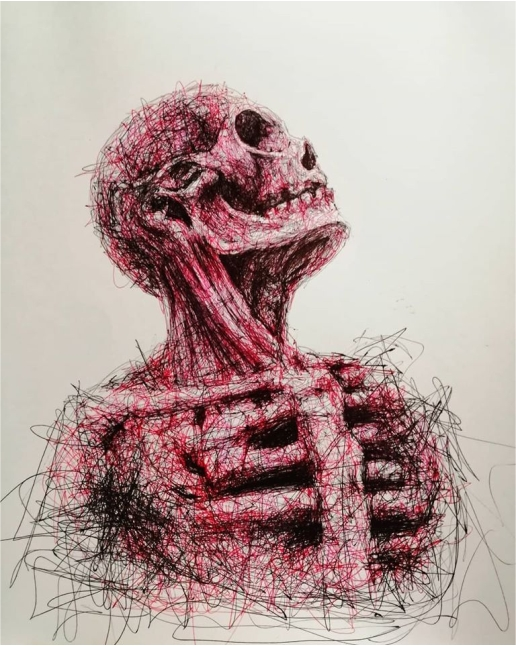
#> input picture ComVis/Images/UjiThres.jpg, 516 x 646 px
$ python Thresholding.py
#> lines starting #> are read from the running program, lines starting #| are printed output that depends on the picture; after the words box and inside, x2 and y2 are one past the last pixel; in counts of white or black regions, pixels touching at a corner belong together
def TampilHistogram(gambar):
    plt.hist(gambar.ravel(),256,[0,256])
    plt.show()

import cv2
import numpy as np
from matplotlib import pyplot as plt

# Baca Gambar
img = cv2.imread('Images/UjiThres.jpg',0)
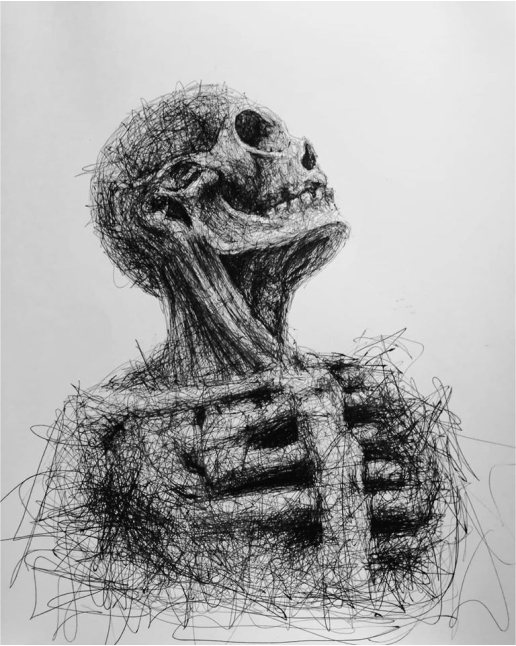
#> img: shape (646, 516); min 4, max 255, mean 167.6

# Ubah jadi greyscale
img1 = cv2.cvtColor(img, cv2.COLOR_BAYER_BG2GRAY)

#Tampil gambar awal
cv2.imshow('Gambar Original',img1)
TampilHistogram(img1)
#> in TampilHistogram, `plt.show()`:
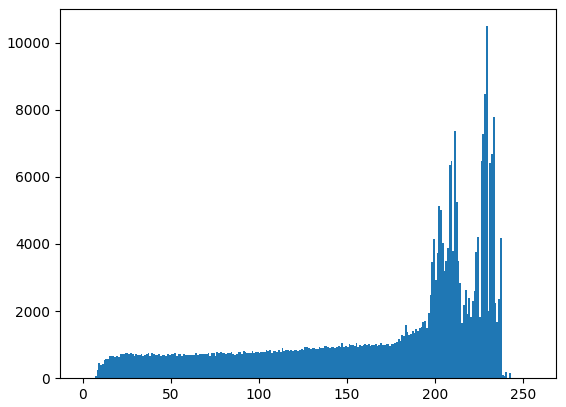
#> figure drawn by matplotlib, 1 panel; tallest bar 10486 high, from x = 229 to 230

NilaiMax = np.max(img1)
#> NilaiMax = 242
NilaiMin = np.min(img1)
#> NilaiMin = 6

#Proses Thresholding Gambar
NilaiMedian = (NilaiMax+NilaiMin)/2
#> NilaiMedian = 124

for i in range(img1.shape[0]):
    for j in range(img1.shape[1]):
        if(img1[i][j]>=NilaiMedian):
            img1[i][j] = 255
        else:
            img1[i][j] = 0
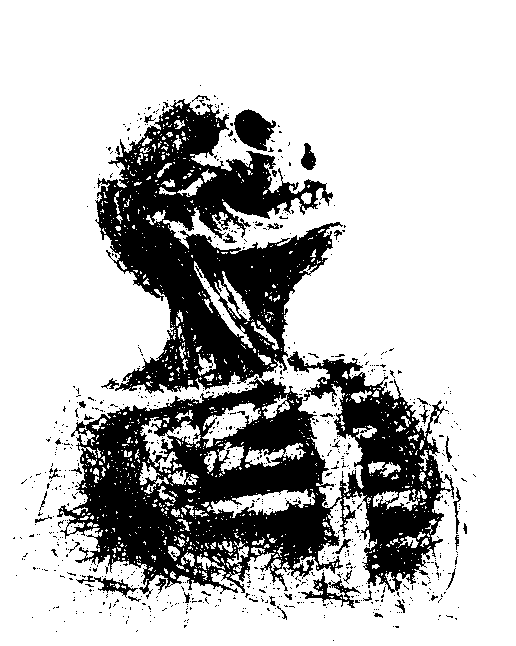
#> img1: shape (646, 516); 74.8% white; 836 black regions (791 under 20 px), largest, box (x1, y1, x2, y2) and area: (57, 351, 454, 599) 44938, (95, 99, 343, 394) 32982, (234, 109, 276, 151) 1107

TampilHistogram(img1)
#> in TampilHistogram (call 2), `plt.show()`:
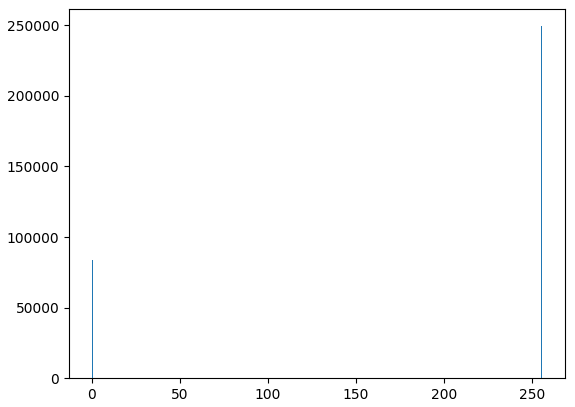
#> figure drawn by matplotlib, 1 panel; tallest bar 249359 high, from x = 255 to 256

#Tampilkan gambar
cv2.imshow('Thresholding',img1)
cv2.waitKey(0)

$ run again, with ComVis/Images/Uji2.jpg copied over ComVis/Images/UjiThres.jpg
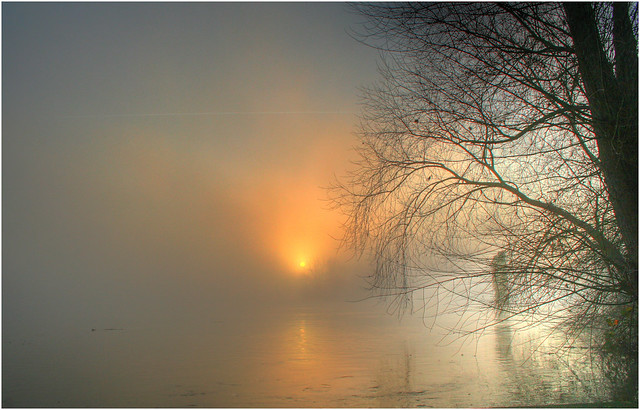
#> input picture ComVis/Images/Uji2.jpg, 640 x 410 px
#> NilaiMax = 251
#> NilaiMin = 2
#> NilaiMedian = 126.5
#> after the loop `for i in range(img1.shape[0]):`:
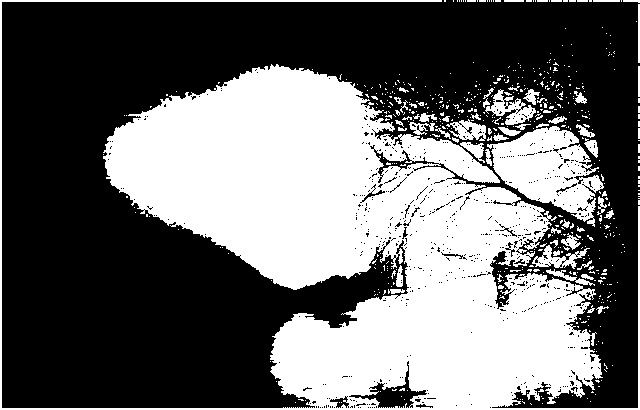
#> img1: shape (410, 640); 41.5% white; 583 white regions (524 under 20 px), largest, box (x1, y1, x2, y2) and area: (0, 0, 640, 410) 95939, (487, 126, 604, 227) 6131, (485, 89, 536, 125) 743
#> in TampilHistogram (call 2), `plt.show()`:
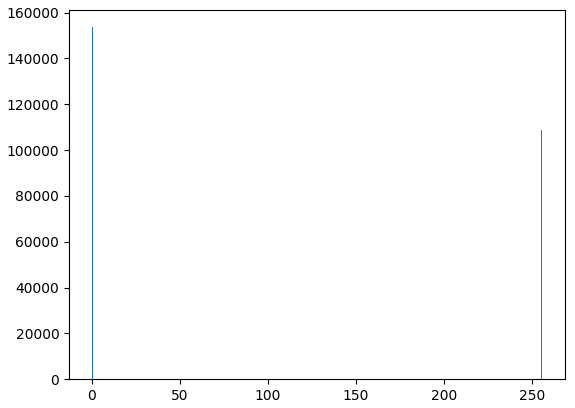
#> figure drawn by matplotlib, 1 panel; tallest bar 153595 high, from x = 0 to 1
